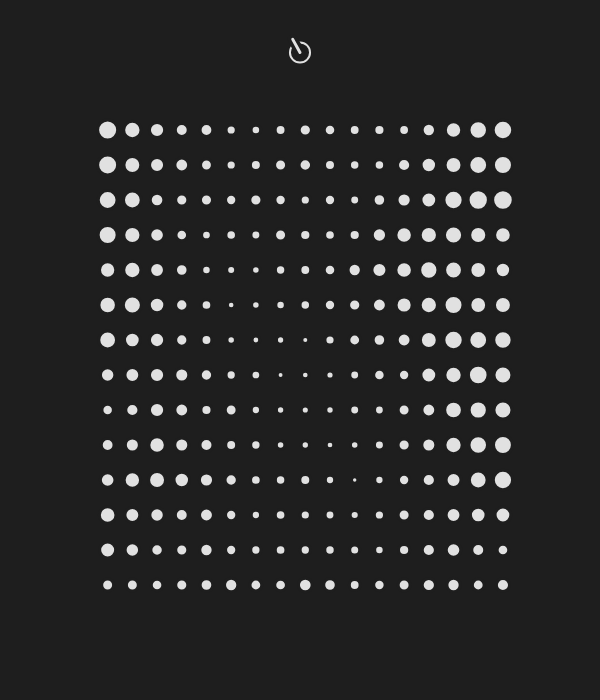
Frame 1 (no input)
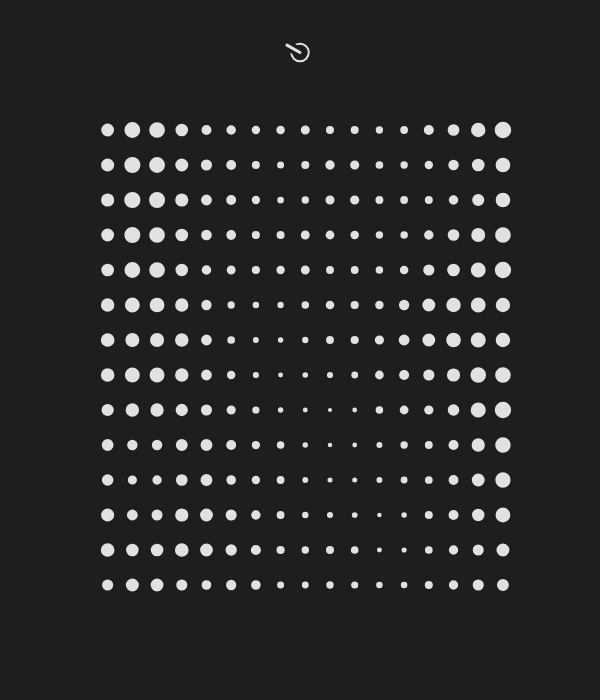
Frame 60 (no input)
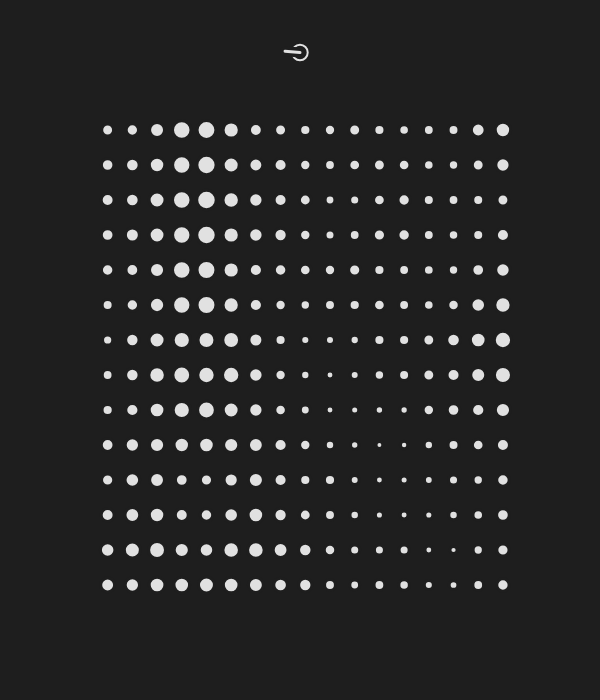
Frame 120 (the mouse pressed at the canvas centre since frame 60)

The p5.js sketch that drew these frames (run headless with seeded random() and noise() and a simulated clock; from frame 60 on, the mouse is pressed at the canvas centre):

// p5.js sketch
// ── sketch.js
function setup() {
  createCanvas(600, 700);
  margin = 0.15;
  numOfColumns = 17;
  numOfLines = 14;

  xOffset = 0;
  yOffset = 0;
  scaling = 30;
  radius = scaling;
  speed = 2 / 100000;
}

function draw() {
  backgroundColor = color(30);
  background(backgroundColor);

  a = noise(frameCount / 500) * 2 * PI;
  strokeWeight(2);
  stroke(225);
  noFill();
  circle(
    width / 2,
    (height * margin) / 2,
    scaling * lerp(0, 1, a / (2 * PI))
  );

  stroke(30);
  strokeWeight(10);
  line(
    width / 2,
    (height * margin) / 2,
    width / 2 + (scaling / 2) * cos(a),
    (height * margin) / 2 + (scaling / 2) * sin(a)
  );

  stroke(225);
  strokeWeight(3);
  line(
    width / 2,
    (height * margin) / 2,
    width / 2 + (scaling / 2) * cos(a),
    (height * margin) / 2 + (scaling / 2) * sin(a)
  );

  for (let i = 0; i < numOfColumns; i++) {
    for (let j = 0; j < numOfLines; j++) {
      posX =
        lerp(width * margin, width * (1 - margin), i / numOfColumns) +
        width / numOfColumns / 2;
      posY =
        lerp(height * margin, height * (1 - margin), j / numOfLines) +
        height / numOfLines / 2;

      xOffset += speed * cos(a);
      yOffset += speed * sin(a);
      //strokeWeight(scaling*noise(i*xOffset, j*yOffset));
      //stroke(225);
      //point(posX, posY)

      radius = scaling * noise(i / 8 + xOffset, j / 8 + yOffset);
      stroke(backgroundColor);
      strokeWeight(3);
      fill(225);
      circle(posX, posY, radius);
    }
  }
}
